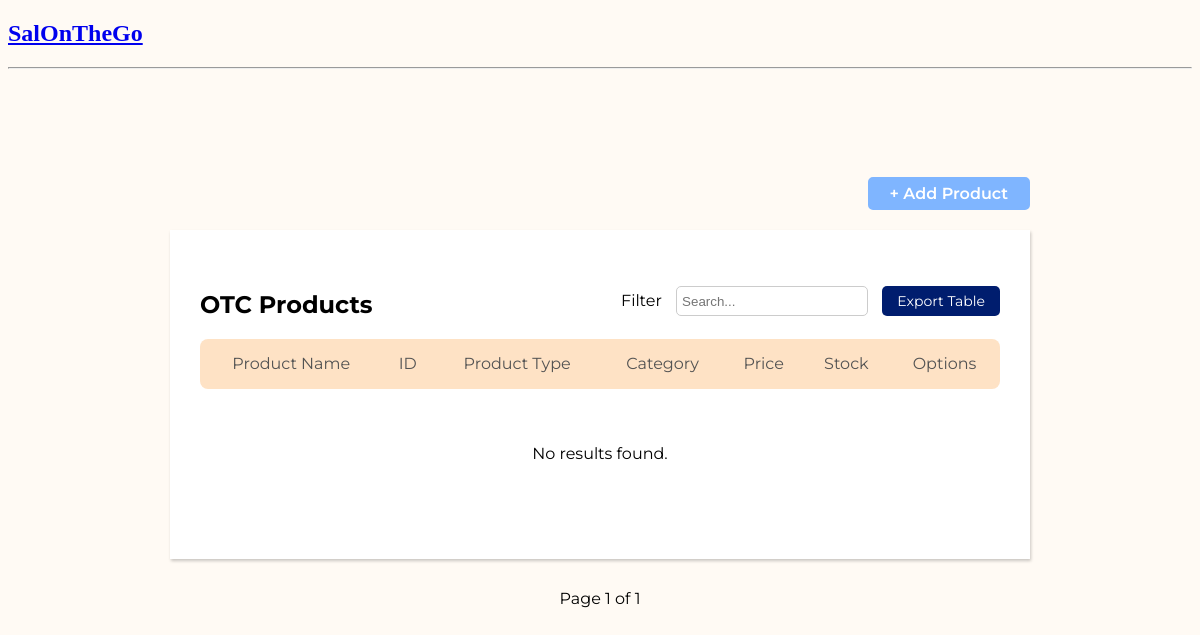
The app's page /otc/products/, older data.
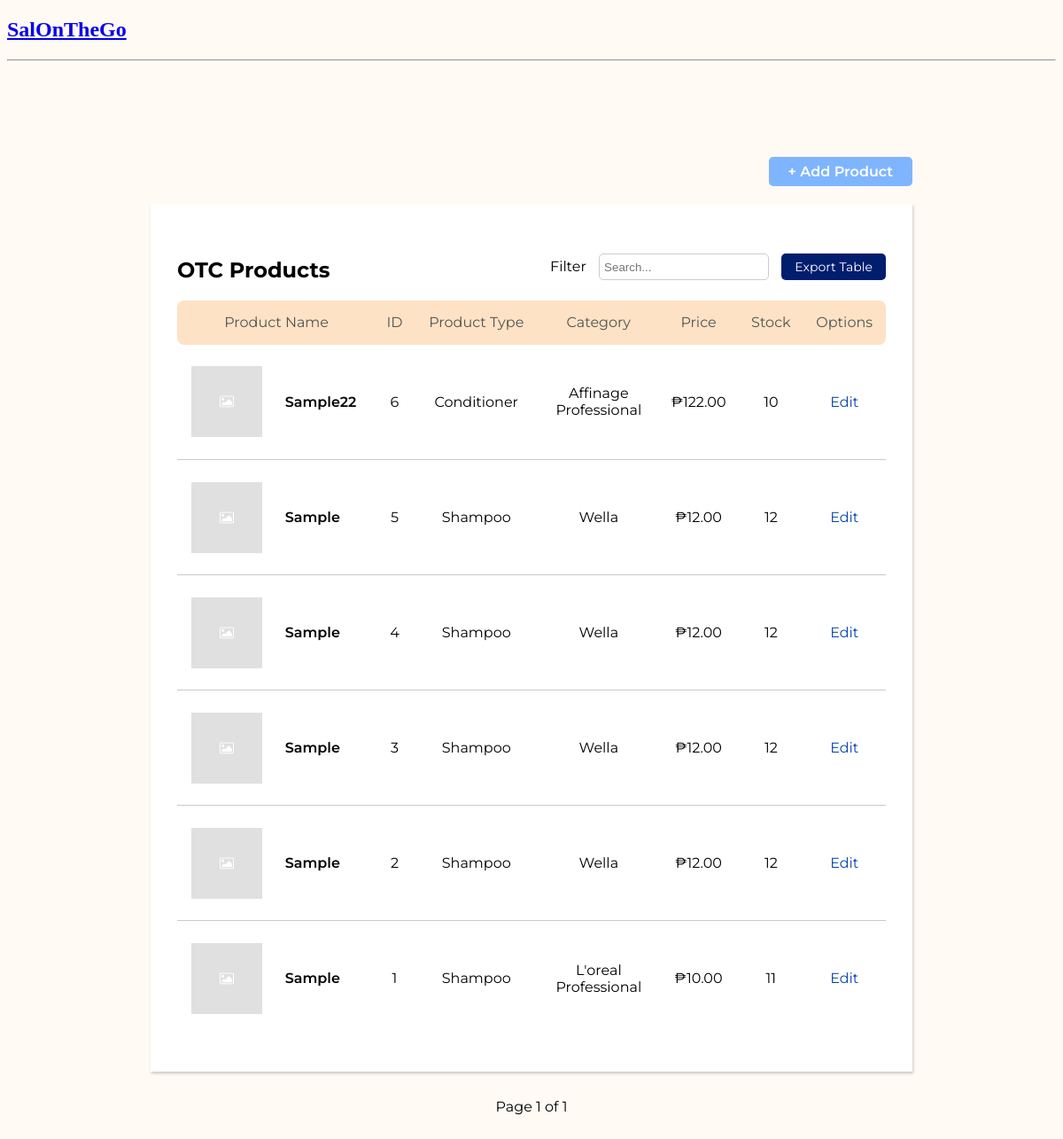
The same page, newer data.
### base/models.py (models this page shows, shortened)
class otcProduct(models.Model):
    Prod_Name = models.CharField(max_length=200, verbose_name="Product Name")
    ProdType_Name = models.ForeignKey(ProductType, on_delete=models.SET_NULL, null=True, blank=False, verbose_name="Product Type")
    Cat_Name = models.ForeignKey(Category, on_delete=models.SET_NULL, null=True, blank=False, verbose_name="Category")
    Prod_Desc = models.TextField(max_length=200, null=True, blank=True, verbose_name="Description")
    Prod_stockQty = models.IntegerField(verbose_name="Stock Quantity")
    Prod_Price = models.DecimalField(decimal_places=2, max_digits=6, verbose_name="Price")
    Prod_Image = models.ImageField(default="placeholder-image.png", upload_to="product_images", null=True, verbose_name="Product Image")
    is_active = models.BooleanField(default=True, verbose_name="Status")
    objects = models.Manager() #For All Records
    active_objects = IsActiveManager() #For Active Records Only
    date_created = models.DateTimeField(default=timezone.now)
    class Meta:
        verbose_name = 'Over-the-Counter Product'

class ProductType(models.Model):
    ProdType_Name = models.CharField(max_length=200, verbose_name="Product Type", unique=True)
    def __str__(self):
        return self.ProdType_Name

class Category(models.Model):
    Cat_Name = models.CharField(max_length=200, unique=True)
    class Meta:
        verbose_name = 'category'
        verbose_name_plural = 'categories'
    def __str__(self):
        return self.Cat_Name

### base/views.py (the view)
# urls.py: path('otc/products/', views.otcProducts, name="otc-products"),
def otcProducts(request):
    q = request.GET.get('q') if request.GET.get('q') != None else ''
    products = otcProduct.objects.all()
    search = otcProduct.objects.filter(
        Q(id__icontains=q) |
        Q(Prod_Name__icontains=q) |
        Q(ProdType_Name__ProdType_Name__icontains=q) |
        Q(Cat_Name__Cat_Name__icontains=q)
    ).order_by('-date_created')
    paginator = Paginator(search, 10)
    page_number = request.GET.get('page')
    page_prod = paginator.get_page(page_number)
    context = {'products': products, 'search': search, 'page_prod': page_prod}
    return render(request, 'base/otc-products/products.html', context)

### base/templates/base/otc-products/products.html (shortened to what this page needs)
{% extends 'main_products.html' %}
{% block content %}
<div class="main-wrapper">
    <div class="container">
        <div class="buttons">
            <a href="{% url 'create-product' %}" class="blue-btn">+ Add Product</a>
        </div>
        <div class="prodtable-container">
            <div class="labels-container">
                    <div class="labels1">
                        <h2>OTC Products</h2>
                    </div>
                    <div class="labels2">
                        <ul>
                            <li class="top-labels">Filter</li>
                            <li class="top-labels">
                            <div class="search">
                                <form method="GET" action="{% url 'otc-products' %}">
                                    <input type="text" name="q" placeholder="Search...">
                                </form>
                            </div>
                            </li>
                            <li class="top-labels"><a href="#" class="export-btn">Export Table</a></li>
                        </ul>
                    </div>
            </div>
            <table>
                <thead>
                    <tr>
                        <th scope="col" colspan="2">Product Name</th>
                        <th scope="col">ID</th>
                        <th scope="col">Product Type</th>
                        <th scope="col">Category</th>
                        <th scope="col">Price</th>
                        <th scope="col">Stock</th>
                        <th scope="col">Options</th>
                    </tr>
                </thead>
                <tbody>
                    {% for product in page_prod %}
                    <tr>
                        <td><a href="{{product.id}}" id="prod-link">{% if product.Prod_Image %}<img src="{{product.Prod_Image.url}}" class="prod-img" />{% endif %}</a></td>
                        <td data-label="Product Name" class="td-align-left" id="prod-name"><a href="{{product.id}}" id="prod-link">{{product.Prod_Name}}</a></td>
                        <td data-label="ID">{{product.id}}</td>
                        <td data-label="Product Type" id="category">{{product.ProdType_Name}}</td>
                        <td data-label="Category" id="category">{{product.Cat_Name}}</td>
                        <td data-label="Price" id="price">{{product.Prod_Price|floatformat:2}}</td>
                        {% if product.Prod_stockQty > 0 %}
                        <td data-label="Stock">{{product.Prod_stockQty}}</td>
                        {% endif %}
                        <td data-label="Options" id="options"><a href="{% url 'update-product' product.id %}" class="option-links">Edit</a><br>
                        {% empty %}
                        <td colspan="8">No results found.</td>
                    {% endfor %}
                </tbody>
            </table>
        </div>
        <div class="pagination">
            <span class="step-links">
                <span class="current">
                    Page {{ page_prod.number }} of {{ page_prod.paginator.num_pages }}
                </span>
            </span>
        </div>
    </div>
</div>
{% endblock content %}

### templates/main_products.html (shortened to what this page needs)
<!DOCTYPE html>
{% load static %}
<html lang="en">
<head>
    <link rel="stylesheet" type="text/css" href="{% static 'css/all.min.css' %}">
    <link rel="stylesheet" type="text/css" href="{% static 'css/main.css' %}">
    <link rel="stylesheet" type="text/css" href="{% static 'css/products.css' %}">
    <link rel="stylesheet" type="text/css" href="{% static 'css/indiv_product.css' %}">
    <link rel="stylesheet" type="text/css" href="{% static 'css/product_form.css' %}">
</head>
<body>
    {% include 'navbar.html' %}
    {% block content %}
    {% endblock %}
</body>
</html>

### templates/navbar.html
<a href="/">
    <h2>SalOnTheGo</h2>
</a>
<hr>

### static/css/main.css (style rules this page uses)
body { background-color: #FFFAF4; }
.main-wrapper { font-family: 'Montserrat', sans-serif; font-size: 16px; padding: 100px 0; }
.container { max-width: 860px; width: 100%; margin: 0 auto; }

### static/css/products.css (style rules this page uses)
.prodtable-container { max-width: 800px; width: 100%; margin: 20px auto; padding: 40px 30px; box-shadow: rgba(0, 0, 0, 0.212) 1px 2px 3px; background-color: white; }
ul { list-style-type: none; padding: 0; }
li.top-labels { display: inline-block; }
.labels1 { float: left; }
.labels2 { text-align: right; float: right; }
.search { padding-right: 5px; }
.search input[type=text] { margin-left: 10px; width: 180px; height: 18px; padding: 5px; border-radius: 5px; border: solid 1px #ccc; margin-right: 5px; }
table { border-spacing: 1; border-collapse: collapse; background: white; overflow: hidden; max-width: 800px; width: 100%; margin: 0 auto; position: relative; }
thead tr th { font-weight: 400; font-size: 16px; }
thead tr { height: 50px; background: #FEE2C5; color: #535353; }
table th:first-child { border-radius: 8px 0 0 8px; }
table th:last-child { border-radius: 0 8px 8px 0; }
tbody tr { font-family: 'Montserrat', sans-serif; height: 130px; border-bottom: .5px solid #c9c9c9; }
tbody tr:last-child { border: none; }
td, th { text-align: center; padding: 5px 10px; }
.td-align-left { text-align: left; }
.prod-img { height: 80px; width: 80px; vertical-align: middle; object-fit: cover; }
#prod-name { font-weight: 600; max-width: 100px; width: auto; }
#category { max-width: 100px; width: auto; }
#price::before { content: '₱'; }
.buttons { font-weight: 600; text-align: right; }
a.blue-btn:link, a.blue-btn:visited { background-color: #7FB5FF; color: white; padding: 5px 20px; text-align: center; text-decoration: none; display: inline-block; border-radius: 5px; border: solid 2px #7FB5FF; }
a.export-btn:link, a.export-btn:visited { font-size: 14px; background-color: #001D6E; color: white; padding: 6px 15px; text-align: center; text-decoration: none; display: inline-block; border-radius: 5px; }
#prod-link { color: black; text-decoration: none; }
a.option-links { color: #0645AD; text-decoration: none; }
.pagination { margin-top: 30px; text-align: center; }

Row changes from the older to the newer data that the page shows:
added otcProduct: Prod_Image (placeholder picture), Prod_Name "Sample22", id "6", ProdType_Name "Conditioner", Cat_Name "Affinage Professional", Prod_Price "122.00", Prod_stockQty "10"
added otcProduct: Prod_Image (placeholder picture), Prod_Name "Sample", id "5", ProdType_Name "Shampoo", Cat_Name "Wella", Prod_Price "12.00", Prod_stockQty "12"
added otcProduct: Prod_Image (placeholder picture), Prod_Name "Sample", id "4", ProdType_Name "Shampoo", Cat_Name "Wella", Prod_Price "12.00", Prod_stockQty "12"
added otcProduct: Prod_Image (placeholder picture), Prod_Name "Sample", id "3", ProdType_Name "Shampoo", Cat_Name "Wella", Prod_Price "12.00", Prod_stockQty "12"
added otcProduct: Prod_Image (placeholder picture), Prod_Name "Sample", id "2", ProdType_Name "Shampoo", Cat_Name "Wella", Prod_Price "12.00", Prod_stockQty "12"
added otcProduct: Prod_Image (placeholder picture), Prod_Name "Sample", id "1", ProdType_Name "Shampoo", Cat_Name "L'oreal Professional", Prod_Price "10.00", Prod_stockQty "11"
Text that changed along with them:
text no longer shown: "No results found."
